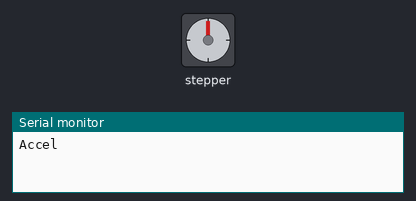
The sketch below on a simulated ESP32. On the bench: stepper motor, the last lines printed to the serial monitor. Wiring (inferred from the names in the program): stepper motor driver (200 steps per turn assumed): step GPIO 13; direction GPIO 16; enable GPIO 2.

Above: at 0.05 s.
At 0.75 s:
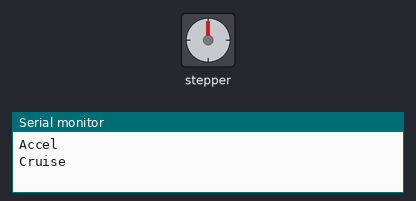
At 1.4 s:
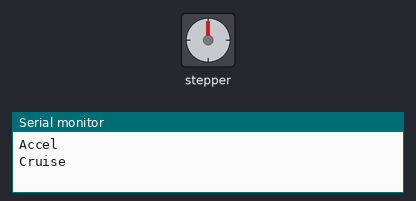
At 4.05 s:
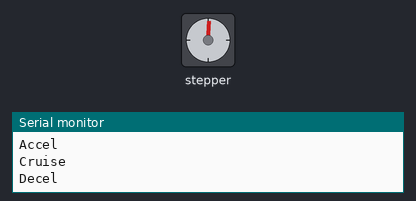
Timing chart, 0 to 5.3 s (numbered marks = the images above):
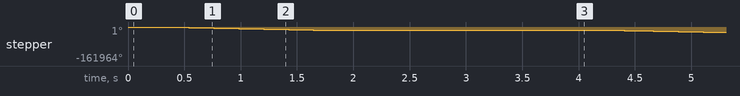

The sketch:

stepperSinESP.ino
```cpp
// sample code of a Sinusoidal S-curve code for driving a stepper motor
// it runs on a ESP32, Arduino UNO is ok for low speed only as calculations take much longer
// this is just a proof of concept
// by misan, April 2018


const double espTime[] = {0,0.8339606223319053,0.9946382076625534,1.102915144710818,1.187087301995585,1.256985726887124,1.317307868080828,1.370698791711928,1.418808837054632,1.462743256670634,1.503281772696069,1.540996854329344,1.576322314637914,1.609595454999827,1.641084186801404,1.671005164425508,1.699536302697544,1.726825656288495,1.752997867901108,1.778158947543807,1.802399879006118,1.825799384967213,1.848426077328789,1.870340150906883,1.891594732895806,1.912236969354632,1.932308908333848,1.95184822399071,1.970888815099815,1.989461303414408,2.00759345148227,2.025310515162264,2.042635542806899,2.059589630581153,2.076192141472401,2.092460894062744,2.108412325976637,2.124061636005198,2.139422908185944,2.154509220540232,2.169332740707453,2.183904810340888,2.198236019825962,2.212336274633107,2.226214854413378,2.239880465776415,2.253341289550687,2.266605023209554,2.27967891904939,2.292569818624179,2.305284183872161,2.317828125311753,2.330207427634383,2.342427572979778,2.354493762143082,2.366410933932288,2.378183782867831,2.38981677539324,2.401314164745938,2.412680004619967,2.42391816173752,2.435032327433079,2.446026028342547,2.456902636279785,2.46766537737418,2.478317340535173,2.488861485302881,2.499300649137883,2.50963755419804,2.519874813645361,2.530014937521857,2.540060338229548,2.550013335646438,2.559876161907387,2.569650965876065,2.579339817331856,2.588944710893423,2.598467569698725,2.607910248859573,2.617274538707227,2.626562167844158,2.635774806015822,2.644914066815134,2.653981510231324,2.662978645053863,2.67190693114134,2.680767781564383,2.689562564630954,2.698292605801794,2.706959189503118,2.715563560843195,2.724106927238868,2.732590459957745,2.741015295581206,2.749382537393208,2.757693256699295,2.765948494080075,2.77414926058307,2.782296538856524,2.790391284228613,2.798434425735177,2.806426867098918,2.814369487662829,2.822263143280413,2.830108667165079,2.837906870700988,2.845658544217408,2.853364457728596,2.861025361641016,2.868641987429614,2.876215048284824,2.883745239731774,2.891233240223137,2.898679711707013,2.906085300171047,2.913450636164008,2.920776335295964,2.928062998718062,2.935311213582958,2.942521553486817,2.949694578893753,2.956830837543572,2.963930864843601,2.970995184245328,2.978024307606593,2.985018735539985,2.991978957748032,2.998905453345893,3.005798691171968,3.012659130087113,3.019487219262841,3.026283398459094,3.033048098291963,3.03978174049184,3.046484738152402,3.053157495970818,3.059800410479529,3.066413870270005,3.072998256208758,3.079553941645978,3.086081292617061,3.092580668037357,3.099052419890367,3.105496893409685,3.111914427254947,3.118305353681976,3.124669998707404,3.131008682267955,3.13732171837461,3.143609415261857,3.149872075532194,3.15610999629609,3.162323469307559,3.168512781095532,3.174678213091139,3.180820041751135,3.186938538677517,3.193033970733538,3.199106600156233,3.205156684665558,3.211184477570318,3.217190227870932,3.223174180359202,3.229136575715162,3.235077650601133,3.240997637753043,3.246896766069155,3.252775260696249,3.258633343113388,3.264471231213308,3.270289139381524,3.276087278573278,3.281865856388305,3.287625077143592,3.293365141944116,3.299086248751678,3.304788592451873,3.310472364919263,3.3161377550808,3.32178494897759,3.327414129824983,3.333025478071137,3.338619171454006,3.344195385056884,3.349754291362483,3.355296060305648,3.360820859324712,3.36632885341155,3.371820205160353,3.377295074815208,3.382753620316452,3.388195997345893,3.393622359370918,3.399032857687488,3.404427641462107,3.409806857772754,3.415170651648831,3.420519166110141,3.425852542204926,3.431170919047012,3.43647443385206,3.441763221972961,3.447037416934406,3.452297150466636,3.457542552538411,3.462773751389224,3.467990873560752,3.473194043927605,3.47838338572736,3.483559020589921,3.488721068566209,3.493869648156197,3.499004876336353,3.504126868586416,3.50923573891563,3.514331599888362,3.519414562649181,3.52448473694736,3.529542231160885,3.534587152319898,3.539619606129671,3.544639696993061,3.549647528032501,3.554643201111511,3.559626816855761,3.564598474673688,3.569558272776673,3.574506308198803,3.579442676816222,3.584367473366081,3.58928079146508,3.594182723627656,3.599073361283782,3.603952794796403,3.608821113478527,3.613678405609958,3.618524758453708,3.623360258272071,3.628184990342361,3.632999038972383,3.637802487515539,3.642595418385683,3.647377913071667,3.65215005215159,3.656911915306794,3.661663581335582,3.666405128166646,3.671136632872278,3.675858171681307,3.680569819991768,3.685271652383384,3.689963742629748,3.69464616371034,3.699318987822251,3.703982286391761,3.708636130085629,3.713280588822229,3.717915731782454,3.722541627420422,3.727158343473997,3.731765946975091,3.736364504259824,3.740954080978441,3.745534742105114,3.750106551947509,3.754669574156225,3.75922387173404,3.763769507045001,3.768306541823357,3.772835037182325,3.777355053622703,3.781866651041351,3.786369888739483,3.790864825430871,3.795351519249846,3.799830027759214,3.804300407958008,3.808762716289098,3.813217008646704,3.81766334038375,3.822101766319115,3.826532340744743,3.830955117432648,3.835370149641792,3.839777490124866,3.844177191134913,3.848569304431905,3.852953881289167,3.857330972499697,3.861700628382403,3.866062898788224,3.870417833106151,3.874765480269151,3.879105888760007,3.883439106617042,3.887765181439764,3.892084160394431,3.896396090219502,3.900701017231012,3.904998987327876,3.909290045997091,3.913574238318856,3.917851608971633,3.922122202237089,3.926386062005006,3.930643231778085,3.934893754676688,3.939137673443493,3.943375030448093,3.947605867691526,3.951830226810713,3.956048149082851,3.960259675429732,3.964464846421989,3.968663702283297,3.972856282894483,3.977042627797598,3.981222776199917,3.985396766977893,3.989564638681014,3.993726429535656,3.997882177448842,4.002031920011953,4.006175694504393,4.010313537897196,4.014445486856572,4.018571577747411,4.022691846636747,4.026806329297125,4.030915061210006,4.035018077569011,4.039115413283217,4.043207102980354,4.047293181009963,4.051373681446535,4.055448638092552,4.05951808448155,4.063582053881091,4.067640579295711,4.071693693469828,4.0757414288906,4.079783817790759,4.083820892151397,4.087852683704689,4.091879223936644,4.095900544089731,4.099916675165548,4.103927647927401,4.107933492902879,4.111934240386377,4.115929920441581,4.119920562903953,4.123906197383132,4.127886853265342,4.131862559715754,4.135833345680804,4.139799239890512,4.143760270860746,4.147716466895441,4.151667856088835,4.155614466327628,4.159556325293149,4.163493460463477,4.167425899115519,4.171353668327095,4.175276794978983,4.179195305756916,4.183109227153575,4.187018585470571,4.190923406820351,4.194823717128134,4.198719542133793,4.202610907393712,4.206497838282641,4.210380359995488,4.214258497549138,4.21813227578421,4.222001719366817,4.225866852790269,4.229727700376802,4.233584286279259,4.237436634482732,4.241284768806224,4.245128712904274,4.24896849026854,4.252804124229388,4.256635637957459,4.260463054465203,4.264286396608424,4.268105687087742,4.271920948450131,4.275732203090358,4.279539473252434,4.283342781031061,4.287142148373024,4.290937597078629,4.294729148803041,4.29851682505769,4.302300647211584,4.306080636492672,4.309856813989134,4.313629200650713,4.317397817289967,4.321162684583575,4.324923823073562,4.328681253168565,4.332434995145034,4.336185069148473,4.33993149519461,4.343674293170606,4.347413482836207,4.351149083824905,4.354881115645093,4.358609597681173,4.362334549194698,4.366055989325457,4.369773937092569,4.373488411395581,4.377199431015505,4.380907014615897,4.384611180743887,4.388311947831204,4.392009334195231,4.395703358039956,4.399394037457014,4.403081390426649,4.406765434818698,4.410446188393555,4.414123668803116,4.417797893591716,4.421468880197078,4.425136645951232,4.428801208081393,4.432462583710907,4.436120789860114,4.439775843447242,4.443427761289262,4.44707656010277,4.450722256504818,4.454364867013781,4.45800440805017,4.461640895937467,4.465274346902937,4.46890477707844,4.47253220250122,4.476156639114709,4.479778102769297,4.483396609223099,4.487012174142737,4.490624813104086,4.494234541593017,4.497841375006156,4.501445328651596,4.505046417749629,4.508644657433468,4.512240062749949,4.515832648660244,4.519422430040545,4.523009421682741,4.526593638295134,4.530175094503071,4.533753804849638,4.537329783796309,4.540903045723598,4.544473604931697,4.548041475641137,4.551606671993396,4.555169208051534,4.558729097800826,4.562286355149337,4.565840993928581,4.569393027894074,4.572942470725946,4.576489336029549,4.580033637336004,4.583575388102797,4.587114601714346,4.590651291482575,4.594185470647454,4.597717152377558,4.601246349770627,4.6047730758541,4.608297343585642,4.611819165853698,4.615338555477987,4.61885552521006,4.622370087733781,4.625882255665863,4.629392041556359,4.632899457889171,4.63640451708254,4.639907231489524,4.643407613398514,4.646905675033696,4.65040142855552,4.653894886061187,4.657386059585106,4.660874961099358,4.664361602514155,4.6678459956783,4.671328152379623,4.674808084345431,4.678285803242943,4.681761320679755,4.685234648204212,4.688705797305895,4.692174779416021,4.695641605907849,4.699106288097124,4.702568837242452,4.706029264545744,4.709487581152594,4.71294379815269,4.716397926580208,4.7198499774142,4.723299961578989,4.726747889944537,4.730193773326861,4.733637622488363,4.737079448138237,4.740519260932831,4.743957071476018,4.747392890319539,4.750826727963386,4.754258594856146,4.757688501395367,4.761116457927876,4.76454247475017,4.767966562108723,4.771388730200339,4.774808989172499,4.778227349123667,4.781643820103658,4.785058412113919,4.788471135107907,4.79188199899136,4.79529101362265,4.798698188813083,4.802103534327213,4.805507059883149,4.808908775152874,4.812308689762542,4.815706813292757,4.819103155278916,4.822497725211463,4.825890532536215,4.829281586654615,4.832670896924065,4.836058472658157,4.839444323127016,4.842828457557516,4.84621088513362,4.849591614996596,4.852970656245332,4.856348017936585,4.859723709085256,4.863097738664648,4.866470115606738,4.869840848802417,4.873209947101777,4.876577419314341,4.879943274209329,4.883307520515897,4.886670166923406,4.890031222081642,4.89339069460108,4.896748593053113,4.90010492597031,4.90345970184662,4.906812929137633,4.910164616260823,4.913514771595737,4.916863403484273,4.920210520230873,4.923556130102753,4.92690024133014,4.930242862106478,4.933584000588656,4.936923664897217,4.940261863116583,4.943598603295248,4.946933893446026,4.950267741546208,4.953600155537822,4.956931143327798,4.960260712788205,4.963588871756419,4.966915628035337,4.970240989393601,4.973564963565743,4.976887558252425,4.980208781120613,4.983528639803757,4.986847141902008,4.990164294982379,4.993480106578946,4.996794584193037,5.00010773529339,5.003419567316366,5.006730087666106,5.010039303714718,5.01334722280245,5.016653852237862,5.019959199298014,5.023263271228622,5.026566075244228,5.029867618528371,5.033167908233774,5.03646695148248,5.03976475536602,5.043061326945603,5.046356673252244,5.049650801286943,5.052943718020836,5.056235430395357,5.059525945322383,5.062815269684409,5.066103410334675,5.069390374097337,5.072676167767605,5.075960798111893,5.079244271867983,5.082526595745149,5.0858077764243,5.089087820558159,5.092366734771356,5.095644525660605,5.098921199794825,5.102196763715286,5.105471223935754,5.1087445869426,5.112016859194959,5.115288047124867,5.118558157137368,5.121827195610663,5.125095168896245,5.128362083319011,5.131627945177386,5.13489276074349,5.138156536263199,5.14141927795633,5.144680992016725,5.1479416846124,5.151201361885616,5.154460029953079,5.157717694905981,5.160974362810162,5.164230039706205,5.167484731609568,5.170738444510683,5.173991184375093,5.177242957143517,5.180493768732015,5.183743625032068,5.186992531910693,5.190240495210545,5.193487520750029,5.19673361432343,5.199978781700966,5.203223028628933,5.206466360829798,5.209708784002292,5.212950303821525,5.216190925939071,5.219430655983096,5.222669499558402,5.225907462246581,5.229144549606089,5.232380767172339,5.235616120457784,5.23885061495204,5.242084256121954,5.245317049411713,5.24854900024292,5.251780114014692,5.255010396103752,5.258239851864509,5.261468486629159,5.264696305707748,5.267923314388284,5.271149517936817,5.274374921597493,5.27759953059269,5.280823350123055,5.284046385367607,5.287268641483811,5.290490123607669,5.293710836853782,5.29693078631544,5.3001499770647,5.30336841415246,5.306586102608527,5.30980304744172,5.313019253639903,5.316234726170098,5.319449469978529,5.322663489990721,5.325876791111547,5.329089378225316,5.332301256195817,5.335512429866447,5.338722904060208,5.341932683579818,5.345141773207764,5.348350177706382,5.351557901817907,5.354764950264546,5.35797132774854,5.361177038952228,5.364382088538117,5.367586481148934,5.370790221407691,5.373993313917738,5.377195763262865,5.380397574007294,5.383598750695791,5.386799297853695,5.389999219987004,5.393198521582406,5.396397207107347,5.399595281010076,5.402792747719722,5.405989611646338,5.40918587718094,5.412381548695581,5.415576630543391,5.418771127058636,5.42196504255677,5.425158381334483,5.428351147669741,5.43154334582186,5.434734980031538,5.437926054520904,5.441116573493561,5.444306541134649,5.447495961610898,5.450684839070627,5.453873177643843,5.457060981442274,5.460248254559376,5.463435001070436,5.466621225032559,5.469806930484763,5.472992121447966,5.47617680192508,5.479360975901016,5.482544647342746,5.485727820199318,5.488910498401932,5.492092685863943,5.495274386480919,5.498455604130686,5.501636342673329,5.504816605951286,5.507996397789333,5.511175721994636,5.514354582356798,5.517532982647882,5.520710926622451,5.523888418017602,5.527065460552986,5.530242057930857,5.533418213836107,5.53659393193627,5.539769215881599,5.542944069305047,5.546118495822328,5.549292499031956,5.552466082515227,5.555639249836302,5.558812004542212,5.561984350162869,5.565156290211136,5.568327828182815,5.571498967556677,5.574669711794522,5.577840064341158,5.581010028624473,5.584179608055418,5.587348806028049,5.590517625919568,5.593686071090314,5.596854144883817,5.600021850626784,5.603189191629161,5.606356171184124,5.609522792568122,5.612689059040893,5.61585497384545,5.619020540208163,5.622185761338738,5.625350640430224,5.628515180659088,5.631679385185163,5.63484325715172,5.638006799685456,5.641170015896522,5.644332908878546,5.647495481708633,5.65065773744738,5.653819679138938,5.656981309810938,5.660142632474596,5.663303650124678,5.666464365739516,5.66962478228104,5.672784902694775,5.675944729909862,5.679104266839077,5.682263516378817,5.68542248140915,5.688581164793775,5.691739569380097,5.694897697999185,5.69805555346579,5.701213138578387,5.704370456119156,5.707527508853991,5.710684299532525,5.713840830888117,5.71699710563788,5.720153126482673,5.723308896107131,5.726464417179638,5.729619692352356,5.732774724261235,5.735929515526013,5.739084068750199,5.742238386521128,5.745392471409911,5.748546325971471,5.751699952744555,5.754853354251707,5.758006532999302,5.761159491477528,5.764312232160394,5.767464757505751,5.770617069955255,5.773769171934411,5.776921065852552,5.780072754102829,5.783224239062254,5.786375523091658,5.789526608535697,5.792677497722893,5.795828192965576,5.798978696559917,5.802129010785928,5.805279137907451,5.80842908017214,5.81157883981152,5.814728419040902,5.817877820059442,5.821027045050112,5.824176096179714,5.827324975598857,5.830473685441956,5.833622227827246,5.836770604856765,5.83991881861636,5.843066871175646,5.846214764588072,5.849362500890836,5.852510082104922,5.855657510235111,5.858804787269936,5.861951915181693,5.865098895926441,5.868245731443982,5.87139242365787,5.874538974475388,5.877685385787548,5.88083165946907,5.883977797378417,5.887123801357728,5.89026967323285,5.893415414813313,5.896561027892323,5.899706514246775,5.902851875637189,5.905997113807761,5.909142230486314,5.912287227384303,5.915432106196802,5.918576868602509,5.921721516263697,5.924866050826245,5.92801047391958,5.931154787156721,5.934298992134234,5.937443090432206,5.94058708361429,5.943730973227608,5.946874760802822,5.950018447854067,5.953162035878962,5.956305526358589,5.959448920757477,5.962592220523607,5.965735427088355,5.968878541866541,5.972021566256356,5.975164501639382,5.978307349380564,5.981450110828207,5.984592787313937,5.987735380152718,5.990877890642813,5.994020320065778,5.99716266968644,6.000304940752892,6.003447134496477,6.00658925213174,6.009731294856471,6.012873263851626,6.016015160281357,6.019156985292956,6.022298740016895,6.025440425566743,6.028582043039191,6.031723593514012,6.034865078054068,6.038006497705272,6.041147853496574,6.044289146439948,6.047430377530368,6.050571547745798,6.053712658047162,6.056853709378328,6.059994702666109,6.063135638820219,6.06627651873326,6.069417343280696,6.072558113320873,6.075698829694951,6.078839493226909,6.081980104723504,6.08512066497429,6.088261174751569,6.091401634810373,6.094542045888455,6.097682408706262,6.100822723966902,6.103962992356169,6.107103214542454,6.110243391176779,6.113383522892764,6.11652361030659,6.119663654017001,6.122803654605248,6.125943612635123,6.129083528652884,6.132223403187254,6.135363236749424,6.13850302983299,6.141642782913957,6.144782496450708,6.147922170883998,6.15106180663691,6.15420140411484,6.157340963705503,6.160480485778852,6.163619970687129,6.166759418764782,6.169898830328467,6.173038205677051,6.176177545091535,6.179316848835084,6.182456117152973,6.185595350272576,6.188734548403353,6.191873711736797,6.195012840446461,6.198151934687887,6.201290994598615,6.204430020298147,6.20756901188793,6.21070796945132,6.213846893053593,6.216985782741897,6.22012463854522,6.22326346047439,6.22640224852204,6.229541002662611,6.232679722852281,6.235818409029003,6.238957061112409,6.24209567900387,6.245234262586409,6.248372811724709,6.251511326265097,6.254649806035491,6.257788250845413,6.260926660485939,6.264065034729699,6.267203373330832,6.270341676024991,6.273479942529303,6.276618172542349,6.279756365744141,6.28289452179612};

// using CNCshield
#define STEPX T5
#define DIRX  15
#define ENABLE T2
#define STEPY T4
#define DIRY  16
#define STEPZ T6
#define DIRZ  17
#define SERVO T7
#define STEPS_MM

double accel=80e3;
double speed=10e3;

int MAX=1000;
const float PI2=PI*PI;
float at=PI*PI/MAX; // 9.867

// linear interpolation function
float solve(float t) { // will return the interpolated time (0..2*PI) that corresponds to a given distance (0 .. PI^2) according to espTime table
 if(t>=PI2) return espTime[MAX-1];
 int n=(t/at);
 float dt=t-n*at;
 if(dt==0) return espTime[n];
 return (espTime[n+1]-espTime[n])*dt/at+espTime[n];
}

void setup() {
  pinMode(ENABLE, OUTPUT); // enable
  pinMode(STEPY, OUTPUT); // stepY
  pinMode(DIRY, OUTPUT); // dirY
  digitalWrite(ENABLE, LOW);
  Serial.begin(115200);
}

int i=0;
int M=5000;  // number of steps at cruising speed
int N=2000;  // number of accel/decel steps
float kt=0.01*10e6; //time adjust constant, accel time = 2*PI*kt = 0.628 seconds
float d=0; // distance traveled
float t=0; // time elapsed
float last; // keep delay value for cruising speed

float tt;
void loop() {

  Serial.println("Accel");
  for(int i=1; i<N; i++) {
    d=PI2*i/N;
    tt=solve(d)*kt;
    last=tt-t;
    //Serial.println(tt-t);
    delayMicroseconds(last); // delay is the time difference between values
    digitalWrite(STEPY, HIGH);
    delayMicroseconds(2);
    digitalWrite(STEPY, LOW);
    t=tt;
  }
  Serial.println("Cruise");
  for(int i=0; i<M; i++) {
    delayMicroseconds(last); // delay is the time difference between values
    digitalWrite(STEPY, HIGH);
    delayMicroseconds(2);
    digitalWrite(STEPY, LOW);
  }
  Serial.println("Decel");
  for(int i=N-1; i>0; i--) {
    d=PI2*i/N;
    tt=solve(d)*kt;
    delayMicroseconds(t-tt); // delay is the time difference between values
    digitalWrite(STEPY, HIGH);
    delayMicroseconds(2);
    digitalWrite(STEPY, LOW);
    t=tt;
  }
  t=0;delay(2000);

}
```

Measured:
- by itself, stepper: turns 16196° counter-clockwise in 2.0 s, repeating every 4.1 s
